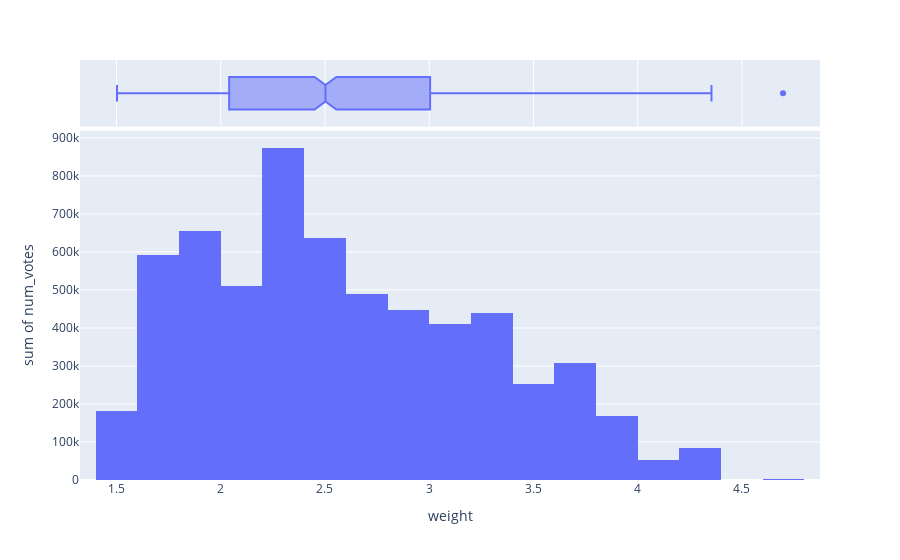

Notebook code cell kept with this figure:
### Code cell
fig = px.histogram(df, x="weight", y="num_votes", marginal="box",
                   hover_data=df.columns, nbins=30)
fig.show()

### Figure 1 — Plotly figure (JSON) as saved in the notebook; plotly's stock layout.template omitted (floating-point values rounded to 4 significant figures; data arrays with more than 128 entries replaced by an {"elided": "..."} marker saying what was removed)
{"data": [{"alignmentgroup": "True", "bingroup": "x", "histfunc": "sum", "hovertemplate": "weight=%{x}<br>sum of num_votes=%{y}<extra></extra>", "legendgroup": "", "marker": {"color": "#636efa", "pattern": {"shape": ""}}, "name": "", "nbinsx": 30, "offsetgroup": "", "orientation": "v", "showlegend": false, "type": "histogram", "x": {"elided": "845 float values"}, "xaxis": "x", "y": {"elided": "845 int values"}, "yaxis": "y"}, {"alignmentgroup": "True", "customdata": {"elided": "845x16 mixed values"}, "hovertemplate": "weight=%{x}<br>rank=%{customdata[0]}<br>game_id=%{customdata[1]}<br>names=%{customdata[2]}<br>min_players=%{customdata[3]}<br>max_players=%{customdata[4]}<br>avg_time=%{customdata[5]}<br>min_time=%{customdata[6]}<br>max_time=%{customdata[7]}<br>year=%{customdata[8]}<br>avg_rating=%{customdata[9]}<br>geek_rating=%{customdata[10]}<br>age=%{customdata[11]}<br>mechanic=%{customdata[12]}<br>owned=%{customdata[13]}<br>category=%{customdata[14]}<br>designer=%{customdata[15]}<extra></extra>", "legendgroup": "", "marker": {"color": "#636efa"}, "name": "", "notched": true, "offsetgroup": "", "showlegend": false, "type": "box", "x": {"elided": "845 float values"}, "xaxis": "x2", "yaxis": "y2"}], "layout": {"barmode": "relative", "legend": {"tracegroupgap": 0}, "margin": {"t": 60}, "xaxis": {"anchor": "y", "domain": [0, 1], "title": {"text": "weight"}}, "xaxis2": {"anchor": "y2", "domain": [0, 1], "matches": "x", "showgrid": true, "showticklabels": false}, "yaxis": {"anchor": "x", "domain": [0, 0.8316], "title": {"text": "sum of num_votes"}}, "yaxis2": {"anchor": "x2", "domain": [0.8416, 1], "matches": "y2", "showgrid": false, "showline": false, "showticklabels": false, "ticks": ""}}}
